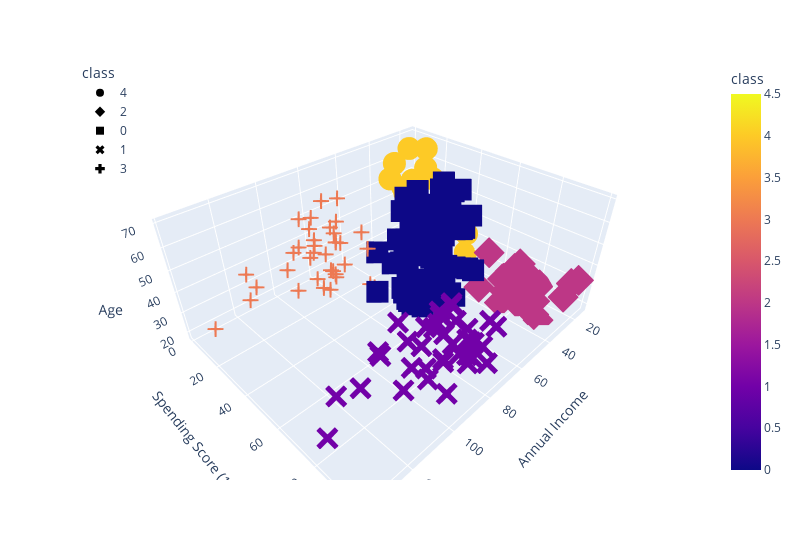

Write notebook code for a chart like this one.
### Code cell
fig = px.scatter_3d(
    df_shopping,
x="Annual Income",
    y="Spending Score (1-100)",
    z="Age",
color="class",
    symbol="class",
    width=800,
)
fig.update_layout(legend=dict(x=0, y=1))
fig.show()

### Figure 1 — Plotly figure (JSON) as saved in the notebook; plotly's stock layout.template omitted (floating-point values rounded to 4 significant figures)
{"data": [{"hovertemplate": "class=%{marker.color}<br>Annual Income=%{x}<br>Spending Score (1-100)=%{y}<br>Age=%{z}<extra></extra>", "legendgroup": "4", "marker": {"color": [4, 4, 4, 4, 4, 4, 4, 4, 4, 4, 4, 4, 4, 4, 4, 4, 4, 4, 4, 4, 4, 4, 4], "coloraxis": "coloraxis", "symbol": "circle"}, "mode": "markers", "name": "4", "scene": "scene", "showlegend": true, "type": "scatter3d", "x": [15, 16, 17, 18, 19, 19, 20, 20, 21, 23, 24, 25, 28, 28, 29, 30, 33, 33, 34, 37, 38, 39, 39], "y": [39, 6, 40, 6, 3, 14, 15, 13, 35, 29, 35, 5, 14, 32, 31, 4, 4, 14, 17, 26, 35, 36, 28], "z": [19, 20, 31, 35, 64, 67, 58, 37, 35, 52, 35, 46, 54, 45, 40, 60, 53, 49, 42, 36, 65, 48, 49]}, {"hovertemplate": "class=%{marker.color}<br>Annual Income=%{x}<br>Spending Score (1-100)=%{y}<br>Age=%{z}<extra></extra>", "legendgroup": "2", "marker": {"color": [2, 2, 2, 2, 2, 2, 2, 2, 2, 2, 2, 2, 2, 2, 2, 2, 2, 2, 2, 2, 2, 2], "coloraxis": "coloraxis", "symbol": "diamond"}, "mode": "markers", "name": "2", "scene": "scene", "showlegend": true, "type": "scatter3d", "x": [15, 16, 17, 18, 19, 19, 20, 20, 21, 23, 24, 25, 28, 28, 29, 30, 33, 33, 34, 37, 38, 39], "y": [81, 77, 76, 94, 72, 99, 77, 79, 66, 98, 73, 73, 82, 61, 87, 73, 92, 81, 73, 75, 92, 65], "z": [21, 23, 22, 23, 30, 35, 24, 22, 20, 35, 25, 31, 29, 35, 23, 21, 18, 21, 30, 20, 24, 24]}, {"hovertemplate": "class=%{marker.color}<br>Annual Income=%{x}<br>Spending Score (1-100)=%{y}<br>Age=%{z}<extra></extra>", "legendgroup": "0", "marker": {"color": [0, 0, 0, 0, 0, 0, 0, 0, 0, 0, 0, 0, 0, 0, 0, 0, 0, 0, 0, 0, 0, 0, 0, 0, 0, 0, 0, 0, 0, 0, 0, 0, 0, 0, 0, 0, 0, 0, 0, 0, 0, 0, 0, 0, 0, 0, 0, 0, 0, 0, 0, 0, 0, 0, 0, 0, 0, 0, 0, 0, 0, 0, 0, 0, 0, 0, 0, 0, 0, 0, 0, 0, 0, 0, 0, 0, 0, 0, 0, 0], "coloraxis": "coloraxis", "symbol": "square"}, "mode": "markers", "name": "0", "scene": "scene", "showlegend": true, "type": "scatter3d", "x": [39, 40, 40, 40, 40, 42, 42, 43, 43, 43, 43, 44, 44, 46, 46, 46, 46, 47, 47, 48, 48, 48, 48, 48, 48, 49, 49, 50, 50, 54, 54, 54, 54, 54, 54, 54, 54, 54, 54, 54, 54, 57, 57, 58, 58, 59, 59, 60, 60, 60, 60, 60, 60, 61, 61, 62, 62, 62, 62, 62, 62, 63, 63, 63, 63, 63, 63, 64, 64, 65, 65, 65, 65, 67, 67, 67, 67, 69, 71, 76], "y": [61, 55, 47, 42, 42, 52, 60, 54, 60, 45, 41, 50, 46, 51, 46, 56, 55, 52, 59, 51, 59, 50, 48, 59, 47, 55, 42, 49, 56, 47, 54, 53, 48, 52, 42, 51, 55, 41, 44, 57, 46, 58, 55, 60, 46, 55, 41, 49, 40, 42, 52, 47, 50, 42, 49, 41, 48, 59, 55, 56, 42, 50, 46, 43, 48, 52, 54, 42, 46, 48, 50, 43, 59, 43, 57, 56, 40, 58, 35, 40], "z": [31, 50, 27, 29, 31, 49, 33, 31, 59, 50, 47, 51, 69, 27, 53, 70, 19, 67, 54, 63, 18, 43, 68, 19, 32, 70, 47, 60, 60, 59, 26, 45, 40, 23, 49, 57, 38, 67, 46, 21, 48, 55, 22, 34, 50, 68, 18, 48, 40, 32, 24, 47, 27, 48, 20, 23, 49, 67, 26, 49, 21, 66, 54, 68, 66, 65, 19, 38, 19, 18, 19, 63, 49, 51, 50, 27, 38, 40, 43, 28]}, {"hovertemplate": "class=%{marker.color}<br>Annual Income=%{x}<br>Spending Score (1-100)=%{y}<br>Age=%{z}<extra></extra>", "legendgroup": "1", "marker": {"color": [1, 1, 1, 1, 1, 1, 1, 1, 1, 1, 1, 1, 1, 1, 1, 1, 1, 1, 1, 1, 1, 1, 1, 1, 1, 1, 1, 1, 1, 1, 1, 1, 1, 1, 1, 1, 1, 1, 1], "coloraxis": "coloraxis", "symbol": "x"}, "mode": "markers", "name": "1", "scene": "scene", "showlegend": true, "type": "scatter3d", "x": [69, 70, 71, 71, 71, 72, 73, 73, 74, 75, 76, 77, 77, 78, 78, 78, 78, 78, 78, 79, 81, 85, 86, 87, 87, 87, 88, 88, 93, 97, 98, 99, 101, 103, 103, 113, 120, 126, 137], "y": [91, 77, 95, 75, 75, 71, 88, 73, 72, 93, 87, 97, 74, 90, 88, 76, 89, 78, 73, 83, 93, 75, 95, 63, 75, 92, 86, 69, 90, 86, 88, 97, 68, 85, 69, 91, 79, 74, 83], "z": [39, 31, 40, 38, 39, 31, 29, 32, 35, 32, 32, 28, 32, 34, 39, 38, 27, 30, 30, 29, 31, 36, 33, 32, 28, 36, 30, 27, 35, 32, 29, 30, 28, 36, 32, 38, 35, 32, 30]}, {"hovertemplate": "class=%{marker.color}<br>Annual Income=%{x}<br>Spending Score (1-100)=%{y}<br>Age=%{z}<extra></extra>", "legendgroup": "3", "marker": {"color": [3, 3, 3, 3, 3, 3, 3, 3, 3, 3, 3, 3, 3, 3, 3, 3, 3, 3, 3, 3, 3, 3, 3, 3, 3, 3, 3, 3, 3, 3, 3, 3, 3, 3, 3, 3], "coloraxis": "coloraxis", "symbol": "cross"}, "mode": "markers", "name": "3", "scene": "scene", "showlegend": true, "type": "scatter3d", "x": [70, 71, 71, 72, 73, 73, 74, 75, 77, 77, 78, 78, 78, 78, 78, 78, 79, 81, 85, 86, 87, 87, 87, 88, 88, 93, 97, 98, 99, 101, 103, 103, 113, 120, 126, 137], "y": [29, 11, 9, 34, 5, 7, 10, 5, 12, 36, 22, 17, 20, 16, 1, 1, 35, 5, 26, 20, 27, 13, 10, 13, 15, 14, 32, 15, 39, 24, 17, 23, 8, 16, 28, 18], "z": [23, 59, 47, 25, 20, 44, 19, 57, 25, 48, 34, 43, 44, 47, 37, 34, 56, 19, 50, 42, 36, 40, 36, 52, 58, 59, 37, 46, 41, 54, 41, 34, 33, 47, 45, 32]}], "layout": {"coloraxis": {"colorbar": {"title": {"text": "class"}}, "colorscale": [[0, "#0d0887"], [0.1111, "#46039f"], [0.2222, "#7201a8"], [0.3333, "#9c179e"], [0.4444, "#bd3786"], [0.5556, "#d8576b"], [0.6667, "#ed7953"], [0.7778, "#fb9f3a"], [0.8889, "#fdca26"], [1, "#f0f921"]]}, "legend": {"title": {"text": "class"}, "tracegroupgap": 0, "x": 0, "y": 1}, "margin": {"t": 60}, "scene": {"domain": {"x": [0, 1], "y": [0, 1]}, "xaxis": {"title": {"text": "Annual Income"}}, "yaxis": {"title": {"text": "Spending Score (1-100)"}}, "zaxis": {"title": {"text": "Age"}}}, "width": 800}}
